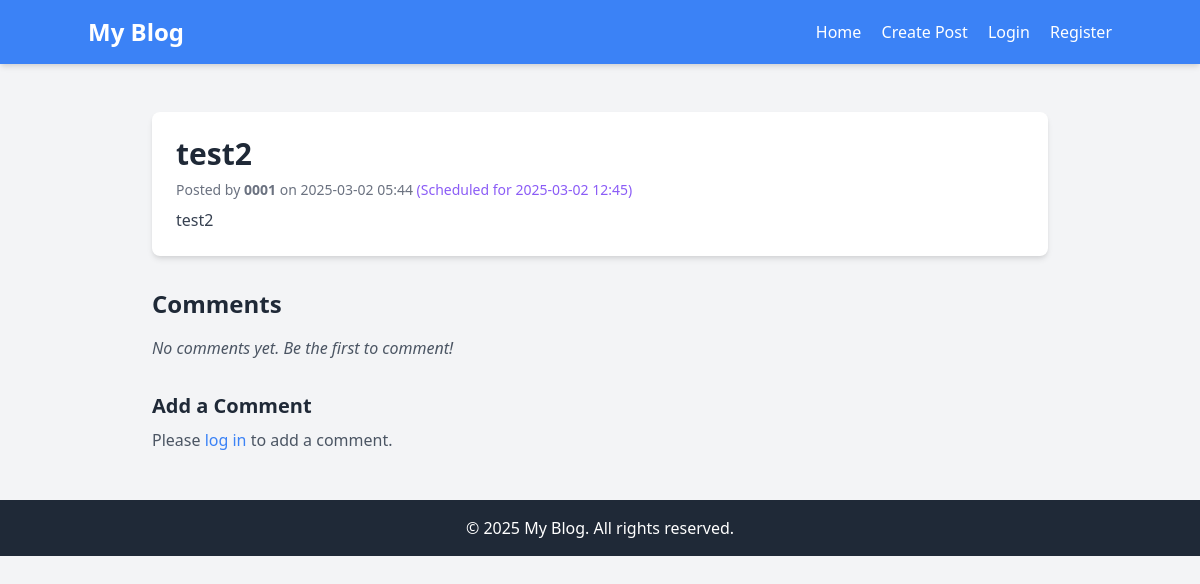
The page /post/3 on the database as committed earlier.
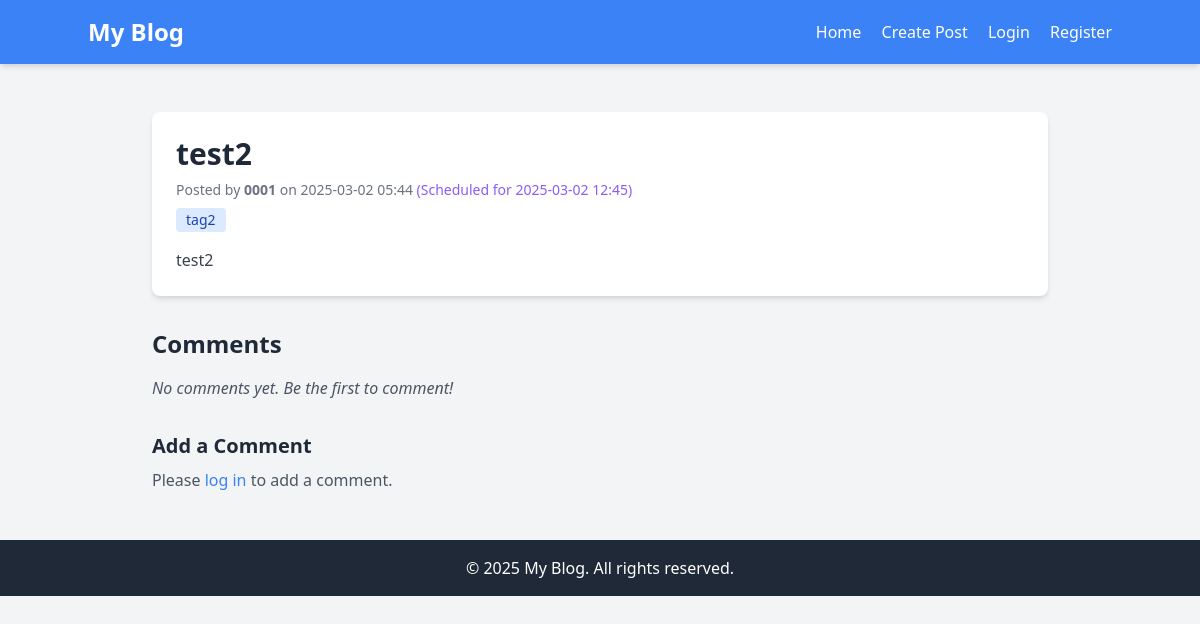
The same page on the database as committed later.
### app/models.py (models this page shows)
class Post(db.Model):
    id = db.Column(db.Integer, primary_key=True)
    title = db.Column(db.String(120), nullable=False)
    content = db.Column(db.Text, nullable=False)
    created_at = db.Column(db.DateTime, default=datetime.utcnow)
    scheduled_at = db.Column(db.DateTime, nullable=True)
    user_id = db.Column(db.Integer, db.ForeignKey('user.id'), nullable=False)
    comments = db.relationship('Comment', backref='post', lazy=True)
    tags = db.relationship('Tag', secondary=post_tags, backref=db.backref('posts', lazy=True))

class User(db.Model):
    id = db.Column(db.Integer, primary_key=True)
    username = db.Column(db.String(80), unique=True, nullable=False)
    password = db.Column(db.String(120), nullable=False)
    posts = db.relationship('Post', backref='author', lazy=True)

class Tag(db.Model):
    id = db.Column(db.Integer, primary_key=True)
    name = db.Column(db.String(50), unique=True, nullable=False)

### app/routes.py (the view)
@bp.route('/post/<int:id>')
@token_required
def view_post(id):
    post = Post.query.get_or_404(id)
    comments = Comment.query.filter_by(post_id=id).all()
    form = CommentForm()
    return render_template('post.html', post=post, comments=comments, form=form, current_user=g.get('current_user'))

### app/routes.py (called while the page is built)
def token_required(f):
    @wraps(f)
    def decorated(*args, **kwargs):
        token = request.headers.get('Authorization') or request.cookies.get('token')
        if token and token.startswith('Bearer '):
            token = token.split(' ')[1]
        if token:
            try:
                data = jwt.decode(token, os.getenv('JWT_SECRET_KEY'), algorithms=['HS256'])
                g.current_user = User.query.get(data['user_id'])
            except:
                g.current_user = None
        else:
            g.current_user = None
        return f(*args, **kwargs)
    return decorated

### app/templates/post.html (shortened to what this page needs)
{% extends "base.html" %}
{% block content %}
    <div class="max-w-4xl mx-auto mt-8">
        <div class="bg-white p-6 rounded-lg shadow-md mb-8">
            <h1 class="text-3xl font-bold text-gray-800 mb-2">{{ post.title }}</h1>
            <p class="text-sm text-gray-500 mb-2">
                Posted by <span class="font-semibold">{{ post.author.username }}</span> on
                {{ post.created_at.strftime('%Y-%m-%d %H:%M') }}
                {% if post.scheduled_at %}
                    <span class="text-purple-500"> (Scheduled for {{ post.scheduled_at.strftime('%Y-%m-%d %H:%M') }})</span>
                {% endif %}
            </p>
            {% if post.tags %}
                <div class="flex flex-wrap gap-2 mb-4">
                    {% for tag in post.tags %}
                        <span class="inline-block bg-blue-100 text-blue-800 text-sm font-medium px-2.5 py-0.5 rounded">{{ tag.name }}</span>
                    {% endfor %}
                </div>
            {% endif %}
            <div class="text-gray-700 prose max-w-none">{{ post.content|safe }}</div>
        </div>
        <h2 class="text-2xl font-bold text-gray-800 mb-4">Comments</h2>
        {% if comments %}
            {% for comment in comments %}
                <div class="bg-white p-4 mb-4 rounded-lg shadow-md">
                    <div class="text-gray-700 prose max-w-none">{{ comment.content|safe }}</div>
                    <p class="text-sm text-gray-500 mt-2">
                        Posted on {{ comment.created_at.strftime('%Y-%m-%d %H:%M') }}
                    </p>
                </div>
            {% endfor %}
        {% else %}
            <p class="text-gray-600 italic">No comments yet. Be the first to comment!</p>
        {% endif %}
        <div class="mt-8">
            <h3 class="text-xl font-semibold text-gray-800 mb-2">Add a Comment</h3>
            {% if current_user %}
                <form method="POST" action="{{ url_for('main.add_comment', post_id=post.id) }}" class="space-y-4">
                    {{ form.hidden_tag() }}
                    <div>
                        <label for="content" class="block text-sm font-medium text-gray-700">Your Comment (WYSIWYG Editor)</label>
                        <textarea id="summernote-comment" name="content" class="w-full"></textarea>
                    </div>
                    {{ form.submit(class="bg-blue-500 text-white p-2 rounded-md hover:bg-blue-600 transition duration-200") }}
                </form>
            {% else %}
                <p class="text-gray-600">Please <a href="{{ url_for('auth.login') }}" class="text-blue-500 hover:underline">log in</a> to add a comment.</p>
            {% endif %}
        </div>
    </div>
{% endblock %}

### app/templates/base.html (shortened to what this page needs)
<!DOCTYPE html>
<html lang="en">
<head>
    <link href="https://cdn.jsdelivr.net/npm/tailwindcss@2.2.19/dist/tailwind.min.css" rel="stylesheet">
    <link href="https://cdn.jsdelivr.net/npm/summernote@0.8.18/dist/summernote-lite.min.css" rel="stylesheet">
</head>
<body class="bg-gray-100 font-sans">
    <nav class="bg-blue-500 p-4 text-white shadow-md">
        <div class="container mx-auto flex justify-between items-center">
            <a href="/" class="text-2xl font-bold">My Blog</a>
            <div class="space-x-4">
                <a href="/" class="hover:underline">Home</a>
                <a href="/create" class="hover:underline">Create Post</a>
                {% if current_user %}
                    <span class="text-gray-200">Welcome, {{ current_user.username }}</span>
                    <a href="/auth/logout" class="hover:underline">Logout</a>
                {% else %}
                    <a href="/auth/login" class="hover:underline">Login</a>
                    <a href="/auth/register" class="hover:underline">Register</a>
                {% endif %}
            </div>
        </div>
    </nav>
    <div class="container mx-auto p-4">
        {% block content %}{% endblock %}
    </div>
    <footer class="bg-gray-800 text-white text-center p-4 mt-8">
        <p>© 2025 My Blog. All rights reserved.</p>
    </footer>
</body>
</html>

Rows that differ between the two databases and show on the page:
added Tag: name "tag2"
